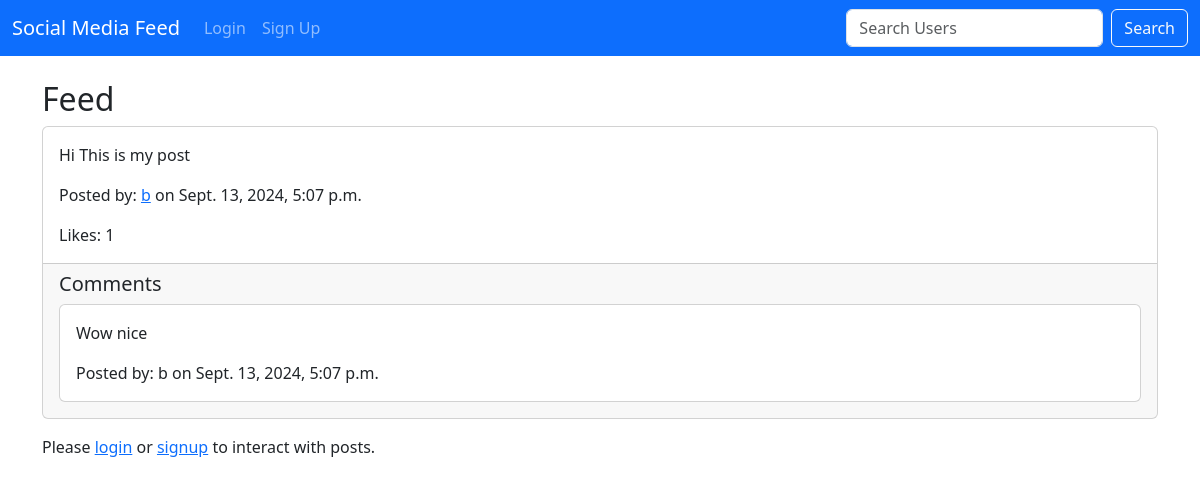
Page /feed/ on the earlier database version.
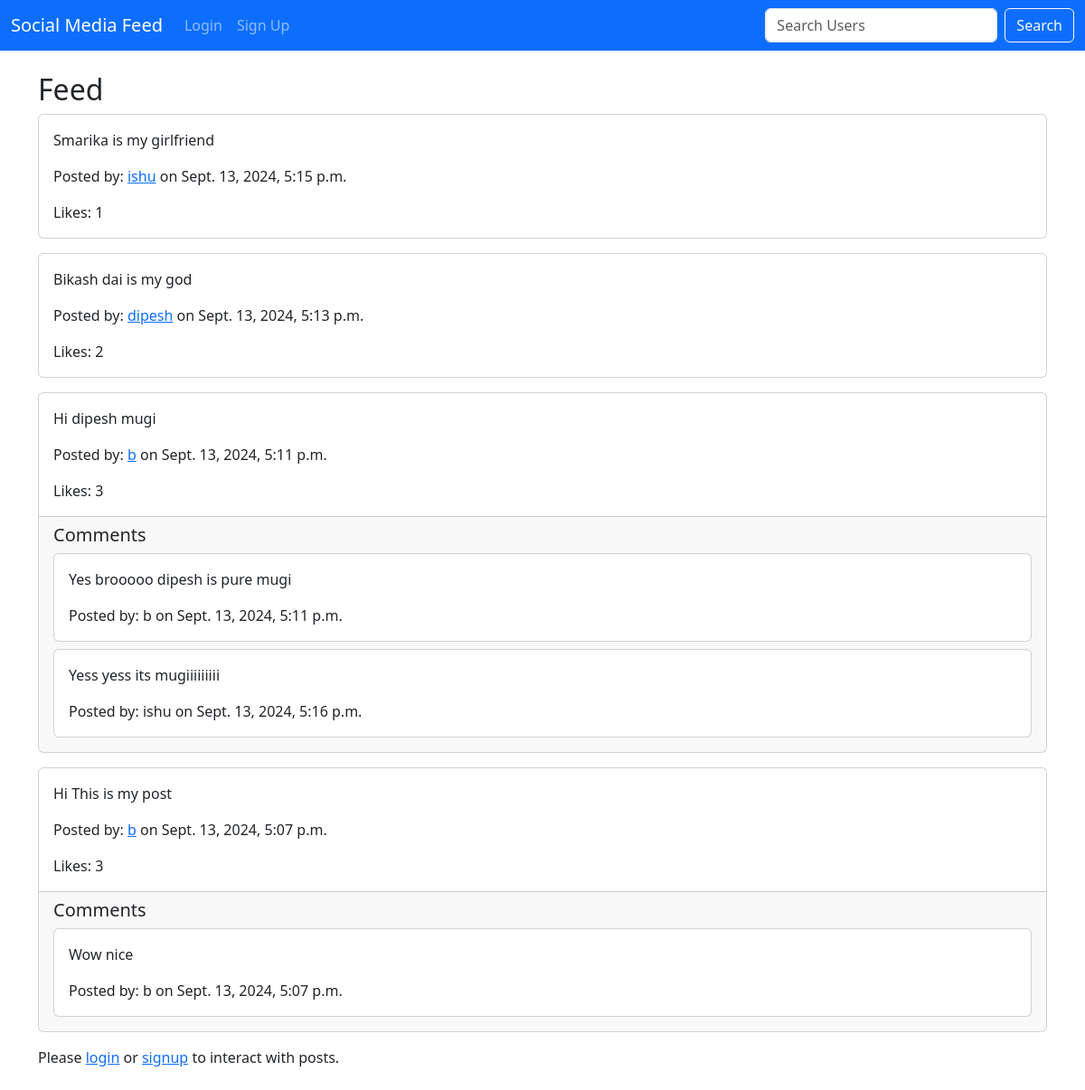
Same page on the later database version.
### core/models.py (models this page shows, shortened)
class Post(models.Model):
    content = models.TextField()
    user = models.ForeignKey(User, on_delete=models.CASCADE, related_name='posts')
    created_at = models.DateTimeField(auto_now_add=True)
    updated_at = models.DateTimeField(auto_now=True)

class Comment(models.Model):
    content = models.TextField()
    user = models.ForeignKey(User, on_delete=models.CASCADE, related_name='comments')
    post = models.ForeignKey(Post, on_delete=models.CASCADE, related_name='comments')
    created_at = models.DateTimeField(auto_now_add=True)
    updated_at = models.DateTimeField(auto_now=True)

### core/views.py (the view)
# urls.py: path('feed/', views.feed, name='feed'),
def feed(request):
    posts = Post.objects.all().order_by('-created_at')
    if request.user.is_authenticated:
        return render(request, 'feed.html', {'posts': posts})
    else:
        return render(request, 'guest_feed.html', {'posts': posts})

### core/templates/guest_feed.html (shortened to what this page needs)
{% extends 'base.html' %}
{% block content %}
  <h2>Feed</h2>
  {% for post in posts %}
    <div class="card mb-3">
      <div class="card-body">
        <p class="card-text">{{ post.content }}</p>
        <p class="card-text">
          Posted by: <a href="{% url 'guest_profile' post.user.username %}">{{ post.user.username }}</a> on {{ post.created_at }}
        </p>
        <p class="card-text">Likes: {{ post.likes.count }}</p>
      </div>
      {% if post.comments.exists %}
        <div class="card-footer">
          <h5>Comments</h5>
          {% for comment in post.comments.all %}
            <div class="card mb-2">
              <div class="card-body">
                <p class="card-text">{{ comment.content }}</p>
                <p class="card-text">Posted by: {{ comment.user.username }} on {{ comment.created_at }}</p>
              </div>
            </div>
          {% endfor %}
        </div>
      {% endif %}
    </div>
  {% endfor %}
  <p>
    Please <a href="{% url 'login' %}">login</a> or <a href="{% url 'signup' %}">signup</a> to interact with posts.
  </p>
{% endblock %}

Differences in the rows shown:
added Post: content "Smarika is my girlfriend", user.username "ishu", created_at "Sept. 13, 2024, 5:15 p.m.", likes.count "1"
added Post: content "Bikash dai is my god", user.username "dipesh", created_at "Sept. 13, 2024, 5:13 p.m.", likes.count "2"
added Post: content "Hi dipesh mugi", user.username "b", created_at "Sept. 13, 2024, 5:11 p.m.", likes.count "3"
added Comment: content "Yes brooooo dipesh is pure mugi", user.username "b", created_at "Sept. 13, 2024, 5:11 p.m.", shown under "Hi dipesh mugi"
added Comment: content "Yess yess its mugiiiiiiiii", user.username "ishu", created_at "Sept. 13, 2024, 5:16 p.m.", shown under "Hi dipesh mugi"
computed for Post "Hi This is my post": likes.count "1" → "3"
